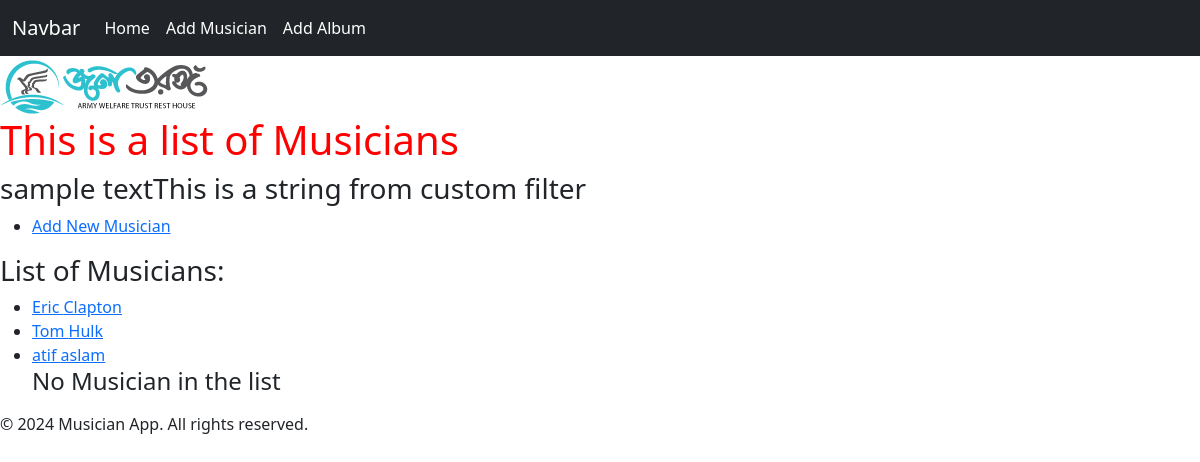
The page /first_app/home/ on the database its author committed.
### first_app/models.py (models this page shows, shortened)
class Musician(models.Model):
    first_name= models.CharField(max_length=100)
    last_name= models.CharField(max_length=100)
    instrument= models.CharField(max_length= 100)

### first_app/views.py (the view)
# urls.py: path('home/', views.index, name='index'),
def index(request):
    musician_list = Musician.objects.order_by('first_name')
    diction = {'text_1': 'This is a list of Musicians','musician_list':musician_list,'sample_text':"sample text"}
    return render(request, 'first_app/index.html', context=diction)

### first_app/templatetags/my_filters.py (called while the page is built)
def my_filter(value):
    return value + "This is a string from custom filter"

### first_app/templates/first_app/index.html (shortened to what this page needs)
<!DOCTYPE html>
{% extends "first_app/base.html"%}
{% load my_filters %}
{% block body_block %}
{% load static %}
<html lang="en">
<head>
    <link rel="stylesheet" href="{% static 'css/mystyle.css' %}">
</head>
<body>
    <header>
        <img src="{% static 'images/image.png' %}" alt="Musician App Logo" class="logo">
        <h1>{{ text_1 }}</h1>
        <h3>{{ sample_text|custom_filter}}</h3>
    </header>
    <nav >
        <ul>
            <li><a href="">Add New Musician</a></li>
        </ul>
    </nav>
<h3>List of Musicians:</h3>
    <ul>
        {% if musician_list %}
        {% for musician in musician_list %}
        <li><a href="{% url 'first_app:album_list' artist_id=musician.id %}">{{ musician.first_name }} {{ musician.last_name }}</a></li>
        {% endfor %}
        <h4>No Musician in the list</h4>
        {% endif %}
    </ul>
    <footer>
        <p>&copy; 2024 Musician App. All rights reserved.</p>
    </footer>
</body>
{% endblock %}

### first_app/templates/first_app/base.html (shortened to what this page needs)
<!DOCTYPE html>
<html lang="en">
  <head>
    <link href="https://cdn.jsdelivr.net/npm/bootstrap@5.0.2/dist/css/bootstrap.min.css" rel="stylesheet">
  </head>
  <body>
    <nav class="navbar navbar-expand-sm bg-dark navbar-dark">
      <div class="container-fluid">
        <a class="navbar-brand bg-dark" href="#">Navbar</a>
        <div class="collapse navbar-collapse" id="navbarTogglerDemo02">
          <ul class="navbar-nav me-auto mb-2 mb-lg-0">
            <li class="nav-item">
              <a class="nav-link active" aria-current="page" href="{% url 'first_app:index' %}">Home</a>
            </li>
            <li class="nav-item">
              <a class="nav-link active" aria-current="page" href="{% url 'first_app:musician_form' %}">Add Musician</a>
            </li>
              <li class="nav-item">
              <a class="nav-link active" aria-current="page" href="{% url 'first_app:album_form' %}">Add Album</a>
            </li>
          </ul>
        </div>
      </div>
    </nav>
    {% block body_block %}
    {% endblock %}
  </body>
</html>

### first_app/static/css/mystyle.css (style rules this page uses)
h1 { color:red; }

### rows shown on the page
Musician: first_name "Eric", last_name "Clapton"
Musician: first_name "Tom", last_name "Hulk"
Musician: first_name "atif", last_name "aslam"

### other values the page prints
{{ text_1 }} "This is a list of Musicians"
{{ sample_text|custom_filter }} "sample textThis is a string from custom filter"
